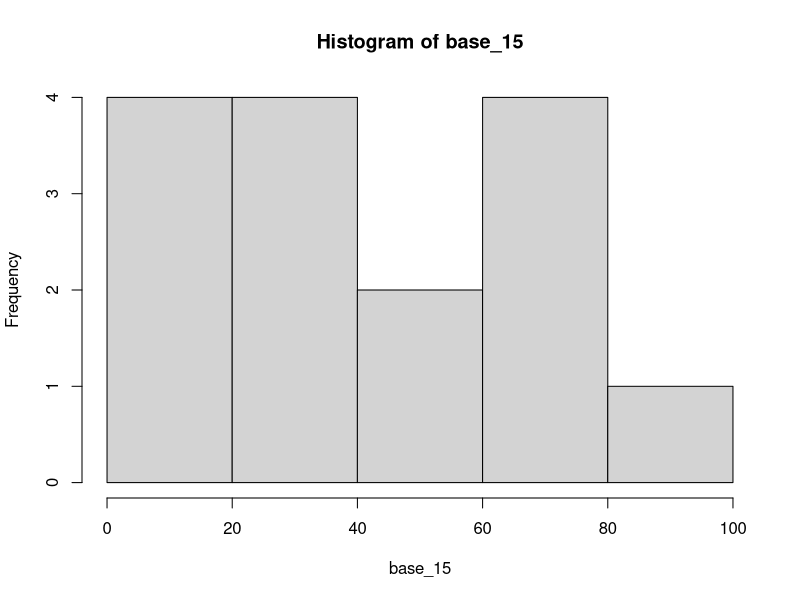
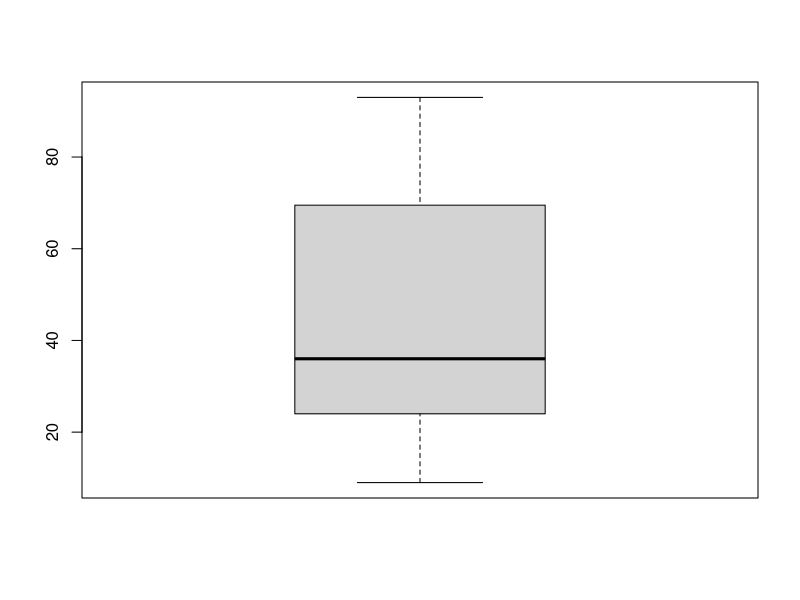

Here is the R script that generated these plots, in order:
base_15 <- floor(runif(15,min=0,max=100))
sort(base_15)

gera_media <- function(vetor) {
  media <- sum(vetor)/length(vetor)
  return (media)
  }

gera_mediana <- function(vetor) {
  index <- length(vetor)%/%2
  mediana <- 0
  if (length(vetor)%%2 == 0){
    mediana <- (vetor[index] + vetor[index - 1])/2
  } else {
      mediana <- vetor[index + 1]
  }
  return(mediana)
}

gera_variancia <- function(vetor){
  med = gera_media(vetor)
  soma <- 0
  aux <- 0
  for (i in vetor){
    aux <- (i - med)^2
    soma <- aux + soma
  variancia <- soma/length(vetor)
  }
  return(variancia)
}

gera_desvpad <- function(vetor){
  desvpad <- sqrt(gera_variancia(vetor))
  return(desvpad)
}

gera_coef <- function(vetor){
  coef <- gera_desvpad(vetor)/gera_media(vetor)*100
  return(coef)
}

gera_q1 <- function(vetor){
  index <- gera_mediana(vetor)
  q1 <- index %% 2
  if (length(vetor)%%2 == 0){
    q1 <- (vetor[index] + vetor[index - 1])/2
  } else {
    q1 <- vetor[index + 1]
}}

gera_q1 <- function(vetor){
    index <- len(vetor) - gera_mediana(vetor)
    q3 <- index %% 2
    if (length(vetor)%%2 == 0){
      q3 <- (vetor[index] + vetor[index - 1])/2
    } else {
      q3 <- vetor[index + 1]
    }}
    
media_15 <- gera_media(base_15)
mediana_15 <- gera_mediana(base_15)
variancia_15 <- gera_variancia(base_15)
desvpad_15 <- gera_desvpad(base_15)
coef_15 <- gera_coef(base_15)


avg <- mean(base_15)
mdn <- median(base_15)
vr <- var(base_15)
std <- sd(base_15)
cv <-  sd(base_15) / mean(base_15) * 100
qt <-quantile(base_15, probs = c(0,0.25,0.5,0.75,1))
hist(base_15)
boxplot(base_15)